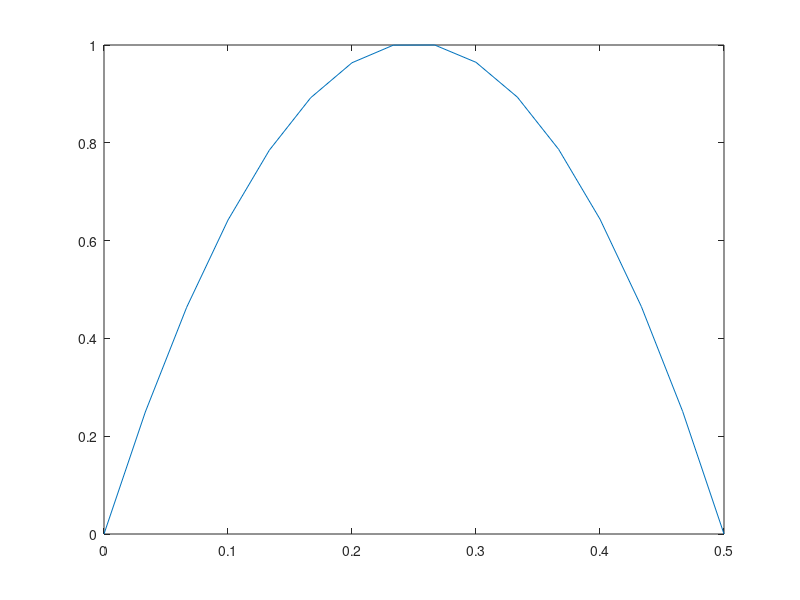

The MATLAB script that drew this image:
clear;
clc;
% given data
L=0.5;
b=300e-3;
h=150e-3;
t=3.18e-3;
E=196.2e9;
V=0.27;
E1=E/(1-V^2);
G=76.9e9;
Ne=15; 
Le=L/Ne;
%Element stiffness matrix
a1=(t*b^2*h)/2 + (t*b*h^2)/2;
a2=(b*t^3)/6 + (h*t^3)/6;
a3=(b^2*h*t)/2 - (b*h^2*t)/2;
a4=0;
a5=0;
a6=(t*b^2*h)/2 + (t*b*h^2)/2;
a7=(t*b^3*h^2)/24 + (t*b^2*h^3)/24;
a8=(2*b^2*h^2*t)/(b + h);
a9=(b^2*h*t)/2 - (b*h^2*t)/2;
a10=0;
a11=(2*b^2*h^3*t)/(b + h)^2 + (2*b^3*h^2*t)/(b + h)^2;
a12=(2*b*t^3*(b^2 + 5*h^2))/(15*(b + h)^2) + (2*h*t^3*(5*b^2 + h^2))/(15*(b + h)^2);
a13=(8*b*t^3)/(b + h)^2 + (8*h*t^3)/(b + h)^2;
ke=zeros(6);
ke(1,1)=G/Le*(a1+a2);
ke(1,2)=-G*a3/2;
ke(1,3)=G/Le*(a4-a5);
ke(1,4)=-G/Le*(a1+a2);
ke(1,5)=-G*a3/2;
ke(1,6)=G/Le*(a5-a4);
ke(2,2)=Le*G*a6/3+E1*a7/Le;
ke(2,3)=-G*a8/2;
ke(2,4)=G*a9-G*a9/2;
ke(2,5)=G*Le*a6/6-E1*a7/Le;
ke(2,6)=G*a8/2;
ke(3,3)=G/Le*a11+G/Le*a12+E1*Le*a13/3;
ke(3,4)=G/Le*(a5-a4);
ke(3,5)=-G*a8/2;
ke(3,6)=-G/Le*a11-G/Le*a12+E1*Le*a13/6;
ke(4,4)=G/Le*(a1+a2);
ke(4,5)=G*a3/2;
ke(4,6)=G/Le*(a4-a5);
ke(5,5)=E1/Le*a7+Le*G*a6/3;
ke(5,6)=G*a8/2;
ke(6,6)=G/Le*a11+G/Le*a12+E1*Le*a13/3;
for i=2:6
    for j=1:i-1
        ke(i,j)=ke(j,i);
    end
end
ke
%Global stiffness matrix
Kg=zeros(3*(Ne+1),3*(Ne+1));
 s=0;
for n=1:Ne
    for i=1:6
        for j=1:6
            Kg(i+s,j+s)= Kg(i+s,j+s)+ke(i,j);
        end 
    end
    s=s+3;
end
%calculate dof
Kbig =  mean(diag(Kg))*1e8;
F=zeros(3*(Ne+1),1);

F(3*Ne+1,1)=F(3*Ne+1,1)+100;
Kg(1,1)=Kg(1,1)+Kbig;
Kg(2,2)=Kg(2,2)+Kbig;
Kg(3,3)=Kg(3,3)+Kbig;
%Kg(3*Ne+1,1)=Kg(3*Ne+1,1)+Kbig;
Kg(3*Ne+2,3*Ne+2)=Kg(3*Ne+2,3*Ne+2)+Kbig;
Kg(3*Ne+3,3*Ne+2)=Kg(3*Ne+3,3*Ne+2)+Kbig;
Dof= Kg\F;

U=zeros(Ne+1,1);
for i=1:(Ne+1)
    U(i)=Dof(3*i-1);
end
Umax=U(1);
for i=1:(Ne+1)
    if U(i)<Umax
        Umax=U(i);
    end
end
length=0:Le:L;
U
plot(length,U/Umax);
